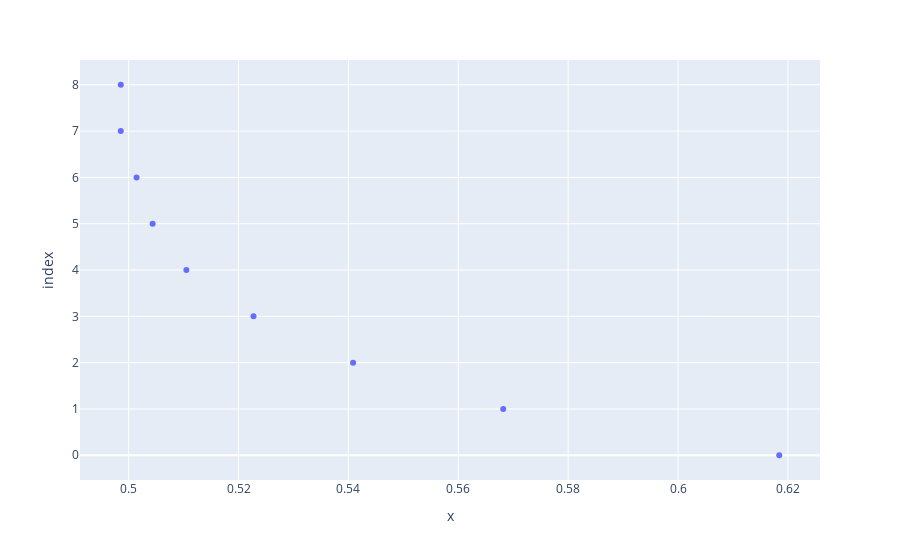

Notebook code cell kept with this figure:
### Code cell
px.scatter(intervals, probs)

### Figure 1 — Plotly figure (JSON) as saved in the notebook; plotly's stock layout.template omitted (floating-point values rounded to 4 significant figures)
{"data": [{"hovertemplate": "x=%{x}<br>index=%{y}<extra></extra>", "legendgroup": "", "marker": {"color": "#636efa", "symbol": "circle"}, "mode": "markers", "name": "", "orientation": "h", "showlegend": false, "type": "scatter", "x": [0.6184, 0.5682, 0.5409, 0.5227, 0.5105, 0.5044, 0.5014, 0.4986, 0.4986], "xaxis": "x", "y": [0, 1, 2, 3, 4, 5, 6, 7, 8], "yaxis": "y"}], "layout": {"legend": {"tracegroupgap": 0}, "margin": {"t": 60}, "xaxis": {"anchor": "y", "domain": [0, 1], "title": {"text": "x"}}, "yaxis": {"anchor": "x", "domain": [0, 1], "title": {"text": "index"}}}}
